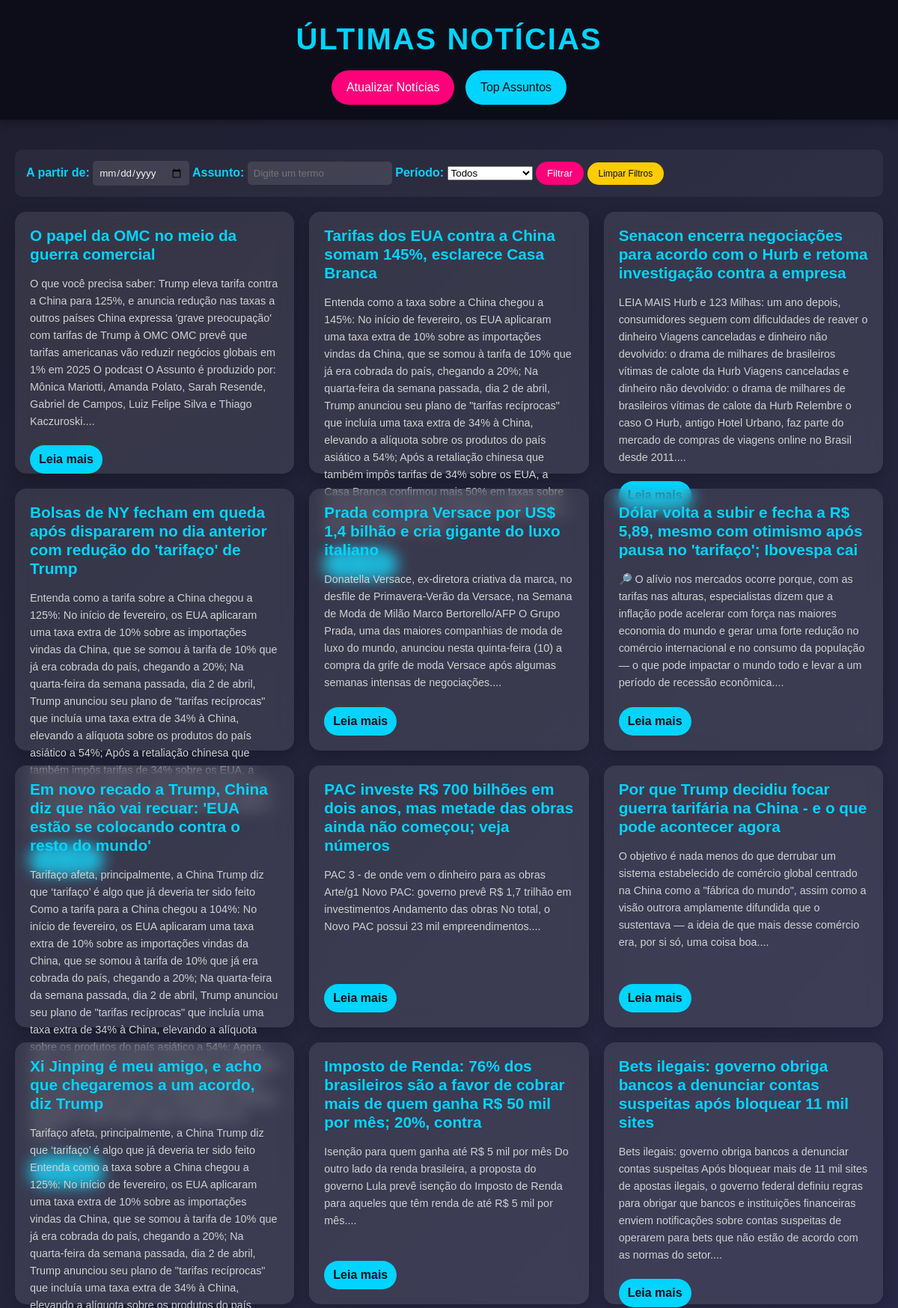
The app's page /?page=5 (upper part) with its own data.
### app/models.py (models this page shows)
class Noticia(db.Model):
    __tablename__ = 'Noticia'
    id = db.Column(db.Integer, primary_key=True)
    titulo = db.Column(db.String(200), nullable=False)
    conteudo = db.Column(db.Text, nullable=False)
    url = db.Column(db.String(500), unique=True, nullable=False)
    data_publicacao = db.Column(db.DateTime, nullable=False)
    resumo = db.Column(db.Text)

### app/routes.py (the view)
@bp.route('/', methods=['GET'])
def index():
    data_filtro = request.args.get('data', None)
    assunto_filtro = request.args.get('assunto', None)
    periodo = request.args.get('periodo', None)
    page = request.args.get('page', default=1, type=int)  # Pega a página da URL
    noticias_paginadas = filtrar_noticias(data_filtro, assunto_filtro, periodo, page=page, per_page=15)
    return render_template('index.html', noticias=noticias_paginadas.items, pagination=noticias_paginadas)

### app/repository.py (called while the page is built, shortened)
def filtrar_noticias(data_filtro=None, assunto_filtro=None, periodo=None, page=1, per_page=10):
    query = Noticia.query
    if data_filtro:
        try:
            data = datetime.strptime(data_filtro, '%Y-%m-%d')
            query = query.filter(db.func.date(Noticia.data_publicacao) >= data.date())
        except ValueError:
            pass
    if periodo == 'semana':
        data_inicio = datetime.now() - timedelta(days=7)
        query = query.filter(Noticia.data_publicacao >= data_inicio)
    elif periodo == 'mes':
        data_inicio = datetime.now() - timedelta(days=30)
        query = query.filter(Noticia.data_publicacao >= data_inicio)
    return query.order_by(Noticia.data_publicacao.desc()).paginate(page=page, per_page=per_page)

### app/templates/index.html (shortened to what this page needs)
<!DOCTYPE html>
<html lang="pt-br">
<head>
    <link rel="stylesheet" href="{{ url_for('static', filename='styles.css') }}">
</head>
<body>
    <header>
        <h1>Últimas Notícias</h1>
        <a href="/atualizar" class="btn-atualizar">Atualizar Notícias</a>
        <a href="/dashboard" class="btn-dashboard">Top Assuntos</a>
    </header>
        <main>
        <section class="filtro-container">
            <form method="GET" action="/">
                <label for="data">A partir de:</label>
                <input type="date" id="data" name="data">
                <label for="assunto">Assunto:</label>
                <input type="text" id="assunto" name="assunto" placeholder="Digite um termo">
                <label for="periodo">Período:</label>
                <select id="periodo" name="periodo">
                    <option value="">Todos</option>
                </select>
                <button type="submit" class="btn-filtrar">Filtrar</button>
                <a href="/" class="btn-limpar">Limpar Filtros</a>
            </form>
        </section>
        <section class="noticias-container">
            {% for noticia in noticias %}
                <article class="noticia-card">
                    <h2>{{ noticia.titulo }}</h2>
                    <p>{{ noticia.resumo or noticia.conteudo[:200] }}...</p>
                    <a class="btn-leia-mais" href="{{ url_for('main.noticia_detalhe', id=noticia.id) }}">Leia mais</a>
                </article>
            {% endfor %}
        </section>
    </main>
</body>
</html>

### app/static/styles.css (style rules this page uses)
* { margin: 0; padding: 0; box-sizing: border-box; font-family: 'Arial', sans-serif; }
body { background: linear-gradient(135deg, #1e1e2f 0%, #2a2a4a 100%); color: #f0f0f0; line-height: 1.6; min-height: 100vh; display: flex; flex-direction: column; }
header { background: #0d0d1a; padding: 20px; text-align: center; box-shadow: 0 4px 10px rgba(0, 0, 0, 0.3); }
header h1 { font-size: 2.5em; color: #00d4ff; text-transform: uppercase; letter-spacing: 2px; }
.btn-atualizar, .btn-voltar { display: inline-block; margin-top: 10px; padding: 10px 20px; background: #ff007a; color: #fff; text-decoration: none; border-radius: 25px; transition: transform 0.3s, background 0.3s; }
main { flex: 1; padding: 20px; }
.filtro-container { max-width: 1200px; margin: 20px auto; padding: 15px; background: rgba(255, 255, 255, 0.05); border-radius: 10px; display: flex; gap: 15px; align-items: center; }
.filtro-container label { color: #00d4ff; font-weight: bold; }
.filtro-container input { padding: 8px; border: none; border-radius: 5px; background: rgba(255, 255, 255, 0.1); color: #f0f0f0; }
.btn-filtrar { padding: 8px 15px; background: #ff007a; color: #fff; border: none; border-radius: 20px; cursor: pointer; transition: background 0.3s; }
.btn-limpar { font-size: 12px; padding: 8px 15px; background: #ffcc00; color: #0d0d1a; text-decoration: none; border-radius: 20px; transition: background 0.3s; }
.noticias-container { max-width: 1200px; margin: 0 auto; display: grid; grid-template-columns: repeat(auto-fit, minmax(300px, 1fr)); gap: 20px; }
.noticia-card { background: rgba(255, 255, 255, 0.1); border-radius: 15px; padding: 20px; backdrop-filter: blur(10px); box-shadow: 0 8px 20px rgba(0, 0, 0, 0.2); transition: transform 0.3s, box-shadow 0.3s; height: 350px; display: flex; flex-direction: column; gap: 10px; }
.noticia-card h2 { font-size: 1.3em; color: #00d4ff; margin-bottom: 5px; line-height: 1.2; }
.noticia-card p { font-size: 0.9em; color: #d0d0d0; margin-bottom: 10px; flex-grow: 1; }
.btn-leia-mais { display: inline-block; padding: 6px 12px; background: #00d4ff; color: #0d0d1a; text-decoration: none; border-radius: 20px; font-weight: bold; transition: background 0.3s; align-self: flex-start; }
.btn-dashboard { display: inline-block; margin-top: 10px; margin-left: 10px; padding: 10px 20px; background: #00d4ff; color: #0d0d1a; text-decoration: none; border-radius: 25px; transition: background 0.3s; }

### records on screen
Noticia: titulo "O papel da OMC no meio da guerra comercial", resumo "O que você precisa saber: Trump eleva tarifa contra a China para 125%, e anuncia redução nas taxas a outros países China expressa 'grave preocupação' com tarifas de Trump à OMC OMC prevê que tarifas americanas vão reduzir negócios globais em 1% em 2025 O podcast O Assunto é produzido por: Mônica Mariotti, Amanda Polato, Sarah Resende, Gabriel de Campos, Luiz Felipe Silva e Thiago Kaczuroski."
Noticia: titulo "Tarifas dos EUA contra a China somam 145%, esclarece Casa Branca", resumo "Entenda como a taxa sobre a China chegou a 145%: No início de fevereiro, os EUA aplicaram uma taxa extra de 10% sobre as importações vindas da China, que se somou à tarifa de 10% que já era cobrada do país, chegando a 20%; Na quarta-feira da semana passada, dia 2 de abril, Trump anunciou seu plano de \"tarifas recíprocas\" que incluía uma taxa extra de 34% à China, elevando a alíquota sobre os produtos do país asiático a 54%; Após a retaliação chinesa que também impôs tarifas de 34% sobre os EUA, a Casa Branca confirmou mais 50% em taxas sobre as importações chinesas, deixando a tarifa sobre o país no patamar de 104%."
Noticia: titulo "Senacon encerra negociações para acordo com o Hurb e retoma investigação contra a empresa", resumo "LEIA MAIS Hurb e 123 Milhas: um ano depois, consumidores seguem com dificuldades de reaver o dinheiro Viagens canceladas e dinheiro não devolvido: o drama de milhares de brasileiros vítimas de calote da Hurb Viagens canceladas e dinheiro não devolvido: o drama de milhares de brasileiros vítimas de calote da Hurb Relembre o caso O Hurb, antigo Hotel Urbano, faz parte do mercado de compras de viagens online no Brasil desde 2011."
Noticia: titulo "Bolsas de NY fecham em queda após dispararem no dia anterior com redução do 'tarifaço' de Trump", resumo "Entenda como a tarifa sobre a China chegou a 125%: No início de fevereiro, os EUA aplicaram uma taxa extra de 10% sobre as importações vindas da China, que se somou à tarifa de 10% que já era cobrada do país, chegando a 20%; Na quarta-feira da semana passada, dia 2 de abril, Trump anunciou seu plano de \"tarifas recíprocas\" que incluía uma taxa extra de 34% à China, elevando a alíquota sobre os produtos do país asiático a 54%; Após a retaliação chinesa que também impôs tarifas de 34% sobre os EUA, a Casa Branca confirmou mais 50% em taxas sobre as importações chinesas, deixando a tarifa sobre o país no patamar de 104%."
Noticia: titulo "Prada compra Versace por US$ 1,4 bilhão e cria gigante do luxo italiano", resumo "Donatella Versace, ex-diretora criativa da marca, no desfile de Primavera-Verão da Versace, na Semana de Moda de Milão Marco Bertorello/AFP O Grupo Prada, uma das maiores companhias de moda de luxo do mundo, anunciou nesta quinta-feira (10) a compra da grife de moda Versace após algumas semanas intensas de negociações."
Noticia: titulo "Dólar volta a subir e fecha a R$ 5,89, mesmo com otimismo após pausa no 'tarifaço'; Ibovespa cai", resumo "🔎 O alívio nos mercados ocorre porque, com as tarifas nas alturas, especialistas dizem que a inflação pode acelerar com força nas maiores economia do mundo e gerar uma forte redução no comércio internacional e no consumo da população — o que pode impactar o mundo todo e levar a um período de recessão econômica."
Noticia: titulo "Em novo recado a Trump, China diz que não vai recuar: 'EUA estão se colocando contra o resto do mundo'", resumo "Tarifaço afeta, principalmente, a China Trump diz que ‘tarifaço’ é algo que já deveria ter sido feito Como a tarifa para a China chegou a 104%: No início de fevereiro, os EUA aplicaram uma taxa extra de 10% sobre as importações vindas da China, que se somou à tarifa de 10% que já era cobrada do país, chegando a 20%; Na quarta-feira da semana passada, dia 2 de abril, Trump anunciou seu plano de \"tarifas recíprocas\" que incluía uma taxa extra de 34% à China, elevando a alíquota sobre os produtos do país asiático a 54%; Agora, após a retaliação chinesa que também impôs tarifas de 34% sobre os EUA, a Casa Branca confirmou mais 50% em taxas sobre as importações chinesas, deixando a tarifa sobre…"
Noticia: titulo "PAC investe R$ 700 bilhões em dois anos, mas metade das obras ainda não começou; veja números", resumo "PAC 3 - de onde vem o dinheiro para as obras Arte/g1 Novo PAC: governo prevê R$ 1,7 trilhão em investimentos Andamento das obras No total, o Novo PAC possui 23 mil empreendimentos."
Noticia: titulo "Por que Trump decidiu focar guerra tarifária na China - e o que pode acontecer agora", resumo "O objetivo é nada menos do que derrubar um sistema estabelecido de comércio global centrado na China como a \"fábrica do mundo\", assim como a visão outrora amplamente difundida que o sustentava — a ideia de que mais desse comércio era, por si só, uma coisa boa."
Noticia: titulo "Xi Jinping é meu amigo, e acho que chegaremos a um acordo, diz Trump"
Noticia: titulo "Imposto de Renda: 76% dos brasileiros são a favor de cobrar mais de quem ganha R$ 50 mil por mês; 20%, contra", resumo "Isenção para quem ganha até R$ 5 mil por mês Do outro lado da renda brasileira, a proposta do governo Lula prevê isenção do Imposto de Renda para aqueles que têm renda de até R$ 5 mil por mês."
Noticia: titulo "Bets ilegais: governo obriga bancos a denunciar contas suspeitas após bloquear 11 mil sites", resumo "Bets ilegais: governo obriga bancos a denunciar contas suspeitas Após bloquear mais de 11 mil sites de apostas ilegais, o governo federal definiu regras para obrigar que bancos e instituições financeiras enviem notificações sobre contas suspeitas de operarem para bets que não estão de acordo com as normas do setor."
